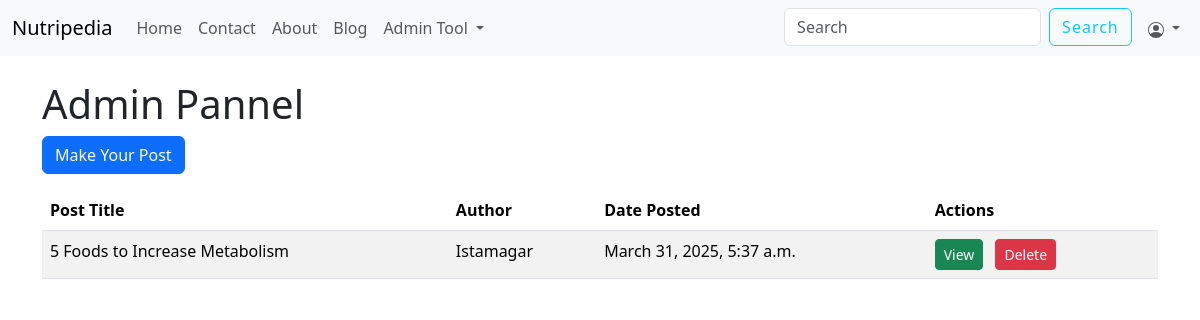
Page /manageallapprovedposts/ (signed in) on the committed database.
### meroapp/models.py (models this page shows, shortened)
class ApprovedPost(models.Model):
    title = models.CharField(max_length=100)
    image = models.ImageField(upload_to='images/')  # 'images/' is the folder where images will be stored
    date = models.DateTimeField(auto_now_add=True)
    description =models.TextField()
    postby= models.CharField(max_length=500,default='')

### meroapp/views.py (the view)
# urls.py: path('manageallapprovedposts/',views.manageallapprovedposts,name='manageallapprovedposts'),
def manageallapprovedposts(request):              #this is to display all approved [posts ] inside admin pannel to manage all post that are approved by admin only
    if request.user.is_superuser:
        approvedposts=ApprovedPost.objects.all().order_by("-date")
        return render(request,'manageallapprovedposts.html', {'approvedposts':approvedposts})
    else:
        return redirect('/')

### templates/manageallapprovedposts.html
{% extends "base.html" %}
{% load static %}
{% block content %}
{% include 'navbar.html' %}
<div class="container">
  <h1 class="mt-4">Admin Pannel</h1>
  <a href="{% url 'post' %}" class="btn btn-primary">Make Your Post</a>
  <table class="table table-striped mt-3">
    <thead>
      <tr>
        <th>Post Title</th>
        <th>Author</th>
        <th>Date Posted</th>
        <th>Actions</th>
      </tr>
    </thead>
    <tbody>
      {% for approvedpost in approvedposts %}
      <tr>
        <td>{{ approvedpost.title }}</td>
        <td>{{ approvedpost.postby }}</td>
        <td>{{ approvedpost.date }}</td>
        <td>
            <a href="{% url 'readmore' approvedpost.id %}"
            class="btn btn-success btn-sm me-2" onclick="return confirm('Are you sure you want to read this post?');">View</a>
            <a href="{% url 'delete' approvedpost.id %}"
            class="btn btn-danger btn-sm me-2" onclick="return confirm('Are you sure you want to delete this post?');">Delete</a>
      </tr>
      {% endfor %}
    </tbody>
  </table>
</div>
{% endblock %}

### static/style.css (style rules this page uses)
* { margin: 0; padding: 0; box-sizing: border-box; }
h1 { font-size: 6.5 vw; }
body { font-family: 'Montserrat', sans-serif; }
a { text-decoration: none; color: #131815; }

### rows in the picture
ApprovedPost: title "5 Foods to Increase Metabolism", postby "Istamagar", date "March 31, 2025, 5:37 a.m."
